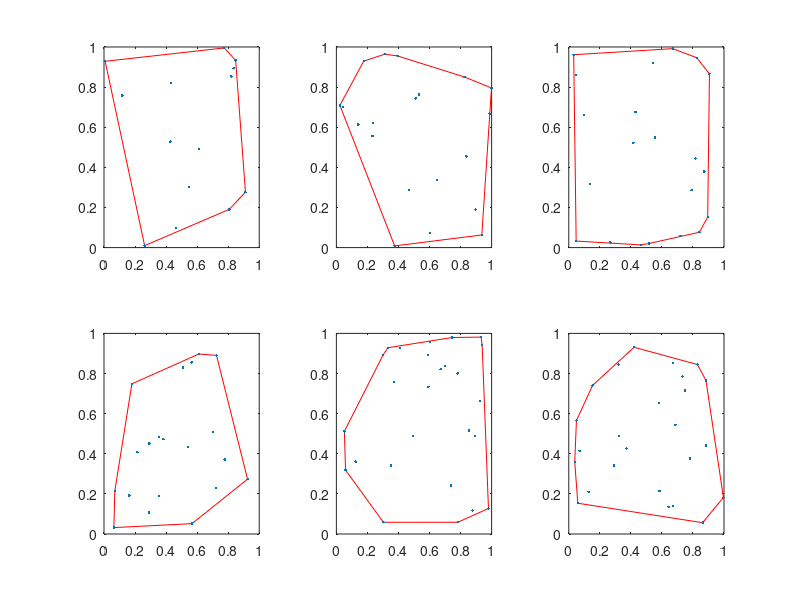

Write the MATLAB code that produced this figure.
%hompoich.m
for i=1:6
   N = poissrnd(20);
   x = rand(N,2);
   k = convhull(x(:,1),x(:,2));
   [K,v] =  convhulln(x); %v is the area
   subplot(2,3,i);
   plot(x(k,1),x(k,2),'r-',x(:,1),x(:,2),'.')
end
